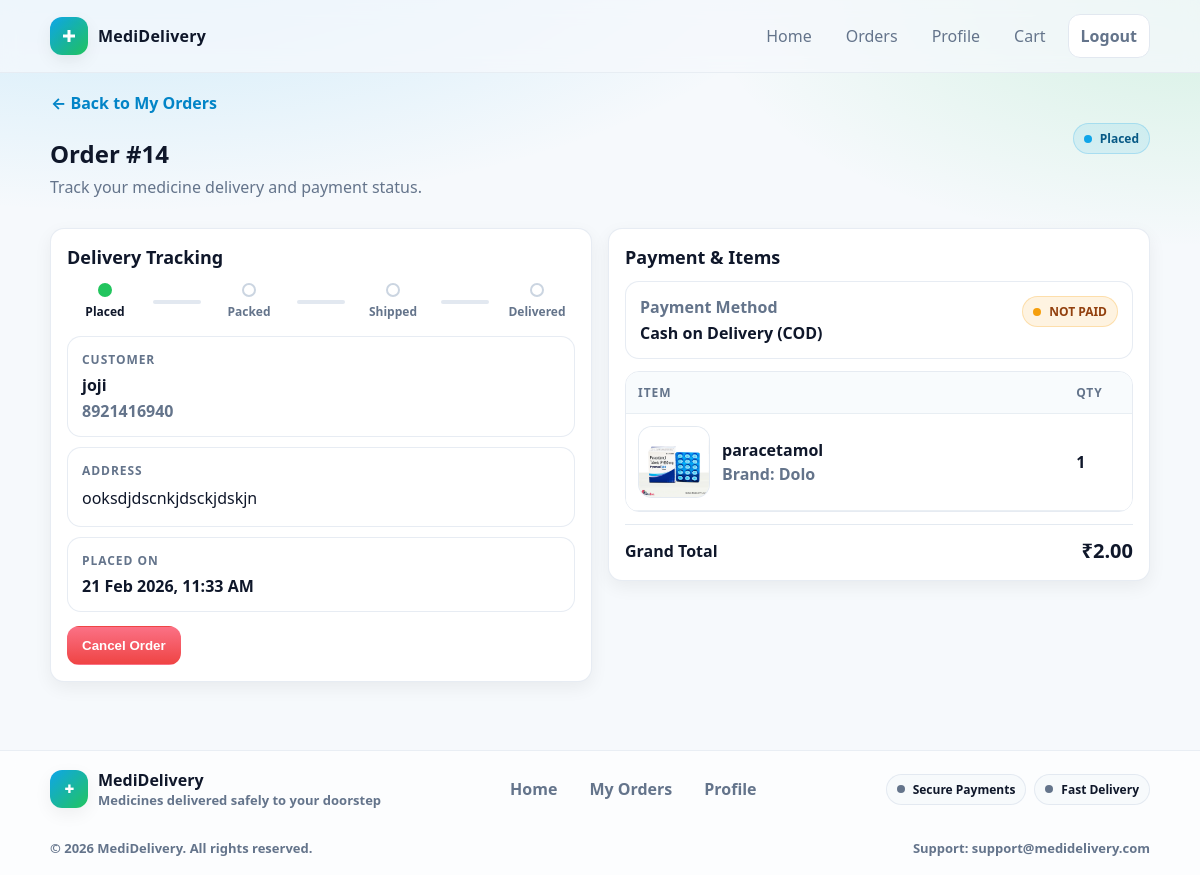
The app's page /my-orders/14/ (signed in) with its own data.
### core/models.py (models this page shows, shortened)
class Order(models.Model):
    STATUS_CHOICES = [
        ("placed", "Placed"),
        ("packed", "Packed"),
        ("shipped", "Shipped"),
        ("delivered", "Delivered"),
        ("cancelled", "Cancelled"),
    ]
    user = models.ForeignKey(User, on_delete=models.CASCADE)
    full_name = models.CharField(max_length=200)
    phone = models.CharField(max_length=20)
    address = models.TextField()
    status = models.CharField(max_length=20, choices=STATUS_CHOICES, default="placed")
    created_at = models.DateTimeField(auto_now_add=True)
    assigned_delivery = models.ForeignKey(
                        User,
                        on_delete=models.SET_NULL,
                        null=True,
                        blank=True,
                        related_name="assigned_orders"
    )
    PAYMENT_CHOICES = [
        ("cod", "Cash on Delivery"),
        ("razorpay", "Razorpay"),
    ]
    payment_method = models.CharField(max_length=20, choices=PAYMENT_CHOICES, default="cod")
    is_paid = models.BooleanField(default=False)
    razorpay_order_id = models.CharField(max_length=100, blank=True, null=True)
    razorpay_payment_id = models.CharField(max_length=100, blank=True, null=True)
    razorpay_signature = models.CharField(max_length=255, blank=True, null=True)

class OrderItem(models.Model):
    order = models.ForeignKey(Order, related_name="items", on_delete=models.CASCADE)
    medicine = models.ForeignKey(Medicine, on_delete=models.PROTECT)
    qty = models.PositiveIntegerField()
    price = models.DecimalField(max_digits=10, decimal_places=2)  # snapshot price

class Medicine(models.Model):
    name = models.CharField(max_length=200)
    brand = models.CharField(max_length=200, blank=True)
    price = models.DecimalField(max_digits=10, decimal_places=2)
    stock = models.PositiveIntegerField(default=0)
    description = models.TextField(blank=True)
    image = models.ImageField(upload_to="medicines/", blank=True, null=True)
    is_active = models.BooleanField(default=True)

### core/views.py (the view)
# urls.py: path("my-orders/<int:order_id>/", views.order_detail, name="order_detail"),
@login_required
def order_detail(request, order_id):
    order = get_object_or_404(Order, id=order_id, user=request.user)
    item_rows = []
    order_total = 0
    for item in order.items.select_related("medicine").all():
        line_total = float(item.price) * item.qty
        order_total += line_total
        item_rows.append({
            "obj": item,
            "line_total": line_total,
        })
    return render(
        request,
        "core/order_detail.html",
        {
            "order": order,
            "order_total": order_total,
            "item_rows": item_rows,
        },
    )

### core/templates/core/order_detail.html (shortened to what this page needs)
{% extends "base.html" %}
{% block content %}
<a class="btn btn-link" href="{% url 'core:my_orders' %}">← Back to My Orders</a>
<div style="display:flex; align-items:flex-start; justify-content:space-between; gap:12px; flex-wrap:wrap; margin-top:8px;">
  <div>
    <h1 class="page-title">Order #{{ order.id }}</h1>
    <p class="page-subtitle">Track your medicine delivery and payment status.</p>
  </div>
  <div style="display:flex; gap:8px; flex-wrap:wrap;">
    {% if order.status == "placed" %}
      <span class="badge badge-info"><span class="dot"></span>Placed</span>
    {% elif order.status == "packed" %}
      <span class="badge badge-warning"><span class="dot"></span>Packed</span>
    {% elif order.status == "shipped" %}
      <span class="badge badge-info"><span class="dot"></span>Shipped</span>
    {% elif order.status == "delivered" %}
      <span class="badge badge-success"><span class="dot"></span>Delivered</span>
    {% elif order.status == "cancelled" %}
      <span class="badge badge-danger"><span class="dot"></span>Cancelled</span>
    {% else %}
      <span class="badge"><span class="dot"></span>{{ order.status|title }}</span>
    {% endif %}
  </div>
</div>
<div class="grid grid-2" style="margin-top:14px; align-items:start;">
  <div class="card">
    <div class="card-body">
      <h3 class="card-title" style="margin-top:0;">Delivery Tracking</h3>
      {% if order.status != "cancelled" %}
        <div class="track-wrap">
          <div class="track-steps">
            <div class="track-step {% if order.status == 'placed' or order.status == 'packed' or order.status == 'shipped' or order.status == 'delivered' %}done{% endif %}">
              <div class="track-dot"></div>
              <div class="track-label">Placed</div>
            </div>
            <div class="track-line {% if order.status == 'packed' or order.status == 'shipped' or order.status == 'delivered' %}done{% endif %}"></div>
            <div class="track-step {% if order.status == 'packed' or order.status == 'shipped' or order.status == 'delivered' %}done{% endif %}">
              <div class="track-dot"></div>
              <div class="track-label">Packed</div>
            </div>
            <div class="track-line {% if order.status == 'shipped' or order.status == 'delivered' %}done{% endif %}"></div>
            <div class="track-step {% if order.status == 'shipped' or order.status == 'delivered' %}done{% endif %}">
              <div class="track-dot"></div>
              <div class="track-label">Shipped</div>
            </div>
            <div class="track-line {% if order.status == 'delivered' %}done{% endif %}"></div>
            <div class="track-step {% if order.status == 'delivered' %}done{% endif %}">
              <div class="track-dot"></div>
              <div class="track-label">Delivered</div>
            </div>
          </div>
        </div>
      {% else %}
        <div class="alert alert-error" style="margin-top:12px;">
          ❌ This order was cancelled.
        </div>
      {% endif %}
      <div style="margin-top:16px; display:grid; gap:10px;">
        <div class="card" style="box-shadow:none; border:1px solid rgba(226,232,240,.8);">
          <div class="card-body" style="padding:14px;">
            <div class="muted" style="font-weight:900; font-size:12px; letter-spacing:.08em; text-transform:uppercase;">Customer</div>
            <div style="font-weight:900; margin-top:6px;">{{ order.full_name }}</div>
            <div class="muted" style="margin-top:4px; font-weight:800;">{{ order.phone }}</div>
          </div>
        </div>
        <div class="card" style="box-shadow:none; border:1px solid rgba(226,232,240,.8);">
          <div class="card-body" style="padding:14px;">
            <div class="muted" style="font-weight:900; font-size:12px; letter-spacing:.08em; text-transform:uppercase;">Address</div>
            <div style="margin-top:6px; line-height:1.7;">{{ order.address }}</div>
          </div>
        </div>
        <div class="card" style="box-shadow:none; border:1px solid rgba(226,232,240,.8);">
          <div class="card-body" style="padding:14px;">
            <div class="muted" style="font-weight:900; font-size:12px; letter-spacing:.08em; text-transform:uppercase;">Placed On</div>
            <div style="font-weight:900; margin-top:6px;">{{ order.created_at|date:"d M Y, h:i A" }}</div>
          </div>
        </div>
      </div>
      <div style="margin-top:14px; display:flex; gap:10px; flex-wrap:wrap;">
        {% if order.status == "placed" or order.status == "packed" %}
          <form method="post" action="{% url 'core:cancel_order' order.id %}" style="display:inline;">
            <button class="btn btn-danger" type="submit">Cancel Order</button>
          </form>
        {% endif %}
      </div>
    </div>
  </div>
  <div class="card">
    <div class="card-body">
      <h3 class="card-title" style="margin-top:0;">Payment & Items</h3>
      <div class="card" style="margin-top:12px; box-shadow:none; border:1px solid rgba(226,232,240,.8);">
        <div class="card-body" style="padding:14px;">
          <div style="display:flex; justify-content:space-between; gap:10px; flex-wrap:wrap;">
            <div>
              <div class="muted" style="font-weight:900;">Payment Method</div>
              <div style="font-weight:900; margin-top:4px;">
                {% if order.payment_method == "cod" %}
                  Cash on Delivery (COD)
                {% else %}
                  Razorpay
                {% endif %}
              </div>
            </div>
            <div>
              {% if order.is_paid %}
                <span class="badge badge-success"><span class="dot"></span>PAID</span>
              {% else %}
                <span class="badge badge-warning"><span class="dot"></span>NOT PAID</span>
              {% endif %}
            </div>
          </div>
        </div>
      </div>
      <div class="table-wrap" style="margin-top:12px;">
        <table>
          <thead>
            <tr>
              <th>Item</th>
              <th>Qty</th>
            </tr>
          </thead>
          <tbody>
            {% for item in order.items.all %}
            <tr>
              <td style="white-space:normal;">
                <div style="display:flex; gap:12px; align-items:center;">
                  {% if item.medicine.image %}
                    <img class="thumb" src="{{ item.medicine.image.url }}" alt="{{ item.medicine.name }}">
                  {% else %}
                    <div class="thumb" style="display:grid; place-items:center; font-weight:900; color:#64748b;">Rx</div>
                  {% endif %}
                  <div>
                    <div style="font-weight:900;">{{ item.medicine.name }}</div>
                    {% if item.medicine.brand %}
                      <div class="muted" style="font-weight:800; margin-top:2px;">Brand: {{ item.medicine.brand }}</div>
                    {% endif %}
                  </div>
                </div>
              </td>
              <td style="font-weight:900;">{{ item.qty }}</td>
            </tr>
            {% endfor %}
          </tbody>
        </table>
      </div>
      <div style="margin-top:12px; border-top:1px solid rgba(226,232,240,.9); padding-top:12px;">
        <div style="display:flex; justify-content:space-between; align-items:center;">
          <span style="font-weight:900;">Grand Total</span>
          <span style="font-weight:900; font-size:20px;">
            ₹{{ order_total|floatformat:2 }}
          </span>
        </div>
      </div>
    </div>
  </div>
</div>
{% endblock %}

### core/static/core/css/style.css (style rules this page uses)
:root { --bg: #f6f9fc; --card: #ffffff; --text: #0f172a; --muted: #64748b; --primary: #0ea5e9; --primary-600:#0284c7; --success:#22c55e; --warning:#f59e0b; --danger:#ef4444; --border:#e2e8f0; --ring: rgba(14,165,233,.25); --radius: 14px; --shadow: 0 10px 30px rgba(2,6,23,.08); --shadow-sm: 0 6px 18px rgba(2,6,23,.06); --font: ui-sans-serif, system-ui, -apple-system, Segoe UI, Roboto, "Helvetica Neue", Arial; }
* { box-sizing:border-box; }
html,body { height:100%; }
body { margin:0; font-family: var(--font); background: radial-gradient(1200px 500px at 10% -10%, rgba(14,165,233,.20), transparent 60%), radial-gradient(900px 450px at 100% 0%, rgba(34,197,94,.16), transparent 55%), var(--bg); color: var(--text); }
a { color: inherit; text-decoration:none; }
.grid { display:grid; gap:16px; }
.grid-2 { grid-template-columns: repeat(2, minmax(0,1fr)); }
.card { background: var(--card); border: 1px solid rgba(226,232,240,.8); border-radius: var(--radius); box-shadow: var(--shadow-sm); }
.card-body { padding: 16px; }
.card-title { margin:0; font-size: 18px; font-weight: 800; }
.muted { color: var(--muted); }
.btn { display:inline-flex; align-items:center; justify-content:center; gap:8px; padding: 11px 14px; border-radius: 12px; border: 1px solid transparent; font-weight: 700; cursor:pointer; transition: .15s ease; user-select:none; }
.btn-danger { background: linear-gradient(180deg, #fb7185, var(--danger)); color:#fff; }
.btn-link { background: transparent; border-color: transparent; color: var(--primary-600); padding: 0; }
.table-wrap { overflow:auto; border-radius: var(--radius); border:1px solid rgba(226,232,240,.85); }
table { width:100%; border-collapse: collapse; background:#fff; }
th, td { padding: 12px 12px; border-bottom: 1px solid rgba(226,232,240,.7); text-align:left; white-space: nowrap; }
th { font-size: 12px; text-transform: uppercase; letter-spacing: .08em; color: var(--muted); background: rgba(246,249,252,.7); }
.badge { display:inline-flex; align-items:center; gap:8px; padding: 6px 10px; border-radius: 999px; font-weight: 800; font-size: 12px; border: 1px solid rgba(226,232,240,.9); background: rgba(246,249,252,.8); }
.badge .dot { width:8px; height:8px; border-radius:999px; background: var(--muted); }
.badge-warning { color:#92400e; background: rgba(245,158,11,.12); border-color: rgba(245,158,11,.25); }
.badge-warning .dot { background: var(--warning); }
.badge-info { color:#075985; background: rgba(14,165,233,.10); border-color: rgba(14,165,233,.22); }
.badge-info .dot { background: var(--primary); }
.page-title { font-size: 24px; margin: 14px 0 6px; font-weight: 900; }
.page-subtitle { margin: 0 0 16px; color: var(--muted); }
.thumb { width: 72px; height: 72px; border-radius: 14px; object-fit: cover; border: 1px solid rgba(226,232,240,.9); background: rgba(246,249,252,.9); }
.track-wrap { margin-top: 14px; }
.track-steps { display: flex; align-items: center; gap: 10px; flex-wrap: wrap; }
.track-step { display: flex; flex-direction: column; align-items: center; min-width: 76px; }
.track-dot { width: 14px; height: 14px; border-radius: 999px; border: 2px solid #cbd5e1; background: #fff; }
.track-label { margin-top: 6px; font-size: 12px; color: #64748b; font-weight: 700; text-align: center; }
.track-line { flex: 1; min-width: 40px; height: 4px; background: #e2e8f0; border-radius: 999px; }
.track-step.done .track-dot { border-color: #22c55e; background: #22c55e; }
.track-step.done .track-label { color: #0f172a; }
img { max-width: 100%; height: auto; }
body { min-height: 100vh; display: flex; flex-direction: column; }
.grid, .grid-2, .grid-3 { min-width: 0; }
.card, .card-body { min-width: 0; }
.table-wrap { width: 100%; overflow-x: auto; -webkit-overflow-scrolling: touch; }
.table-wrap table { min-width: 680px; }
table { min-width: 600px; }
.btn { white-space: nowrap; text-align: center; max-width: 100%; }
.page-title, .page-subtitle, .muted, .card-title { word-break: break-word; }
.thumb { flex-shrink: 0; }

### records on screen
Order: id "14", full_name "joji", phone "8921416940", address "ooksdjdscnkjdsckjdskjn", created_at "21 Feb 2026, 11:33 AM"
OrderItem: medicine.image (picture), medicine.name "paracetamol", medicine.brand "Dolo", qty "1"

### other values on screen
{{ order_total|floatformat:2 }} "2.00"
